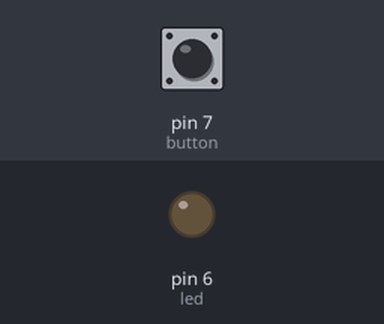
This sketch was run on a simulated Arduino Uno, built with avr-gcc and run on an emulated ATmega328P. Parts: output pins drawn as LEDs (lit = HIGH). Dashed ring = blinking. The test bench sets the inputs (shaded band); at power-on: pin 7 (button) HIGH.

Above: at 1.2 s.
1.3 s: pin 7 (button) pulled LOW for 1 s
At 3.4 s:
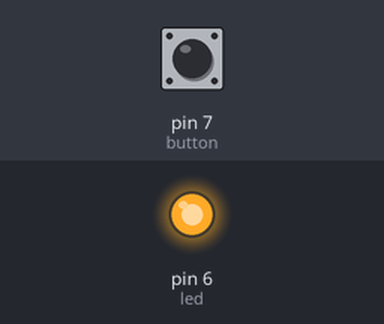
3.8 s: pin 7 (button) pulled LOW for 3.2 s
At 4.1 s:
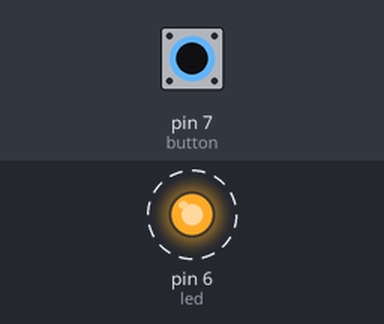
8.5 s: pin 7 (button) pulled LOW for 0.25 s
At 9.7 s:
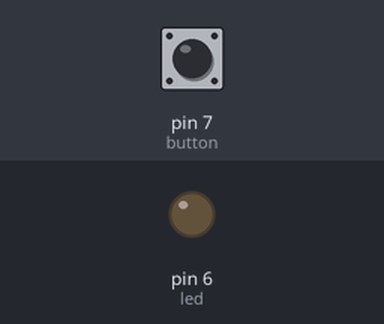
Timing chart, 0 to 11.5 s (numbered marks = the images above; inputs shaded):
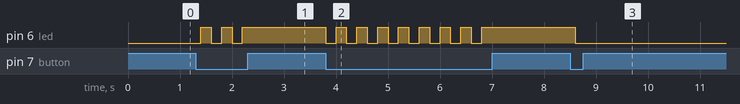

The sketch:

copy_of_mighty_kup_albar1.ino
```cpp
// C++ code
//
// EXAMPLE APP - use button to toggle LED light on and off

// global variables
int led = 6;
int button = 7;
String ledStatus = "off";

void setup() {
    pinMode(button, INPUT_PULLUP);
    pinMode(led, OUTPUT);

    // turn off light at start to match ledStatus
    digitalWrite(led, LOW);
}

void loop() {
    // check button
    int buttonState = digitalRead(button);

    // LOW means button is being pushed
    if(buttonState == LOW) {

        // if light is currently off, switch to on
        if(ledStatus == "off") {
            ledStatus = "on";
            digitalWrite(led, HIGH);
        }
        // else light must be on, so switch to off
        else {
            ledStatus = "off";
            digitalWrite(led, LOW);
        }
    }

    // wait 0.2 seconds before checking button again
    delay(200);
}
```

Measured:
- after the input at 1.3 s, pin 6 (led): alternates HIGH for 0.20 s and LOW for 0.20 s, 5 changes in all, then stays HIGH, starting after 0.10 s
- after the input at 3.8 s, pin 6 (led): alternates HIGH for 0.20 s and LOW for 0.20 s, 16 changes in all, then stays HIGH, starting at once
- after the input at 8.5 s, pin 6 (led): HIGH → LOW after 0.10 s
